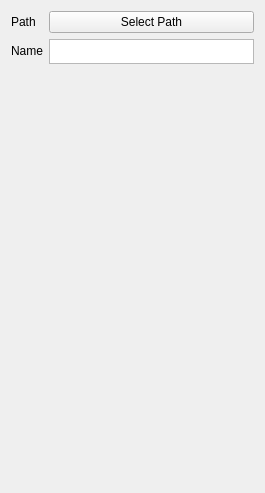
        <widget class="QWidget" name="page">
         <property name="geometry">
          <rect>
           <x>0</x>
           <y>0</y>
           <width>265</width>
           <height>493</height>
          </rect>
         </property>
         <attribute name="label">
          <string>File/Name</string>
         </attribute>
         <layout class="QFormLayout" name="formLayout_2">
          <item row="0" column="0">
           <widget class="QLabel" name="label">
            <property name="text">
             <string>Path</string>
            </property>
           </widget>
          </item>
          <item row="0" column="1">
           <widget class="QPushButton" name="path">
            <property name="text">
             <string>Select Path</string>
            </property>
           </widget>
          </item>
          <item row="1" column="1">
           <widget class="QPlainTextEdit" name="name">
            <property name="sizePolicy">
             <sizepolicy hsizetype="Expanding" vsizetype="Fixed">
              <horstretch>0</horstretch>
              <verstretch>0</verstretch>
             </sizepolicy>
            </property>
            <property name="minimumSize">
             <size>
              <width>0</width>
              <height>20</height>
             </size>
            </property>
            <property name="maximumSize">
             <size>
              <width>16777215</width>
              <height>25</height>
             </size>
            </property>
            <property name="verticalScrollBarPolicy">
             <enum>Qt::ScrollBarAlwaysOff</enum>
            </property>
            <property name="horizontalScrollBarPolicy">
             <enum>Qt::ScrollBarAlwaysOff</enum>
            </property>
            <property name="sizeAdjustPolicy">
             <enum>QAbstractScrollArea::AdjustIgnored</enum>
            </property>
            <property name="tabChangesFocus">
             <bool>false</bool>
            </property>
            <property name="lineWrapMode">
             <enum>QPlainTextEdit::NoWrap</enum>
            </property>
           </widget>
          </item>
          <item row="1" column="0">
           <widget class="QLabel" name="label_2">
            <property name="text">
             <string>Name</string>
            </property>
           </widget>
          </item>
         </layout>
        </widget>
